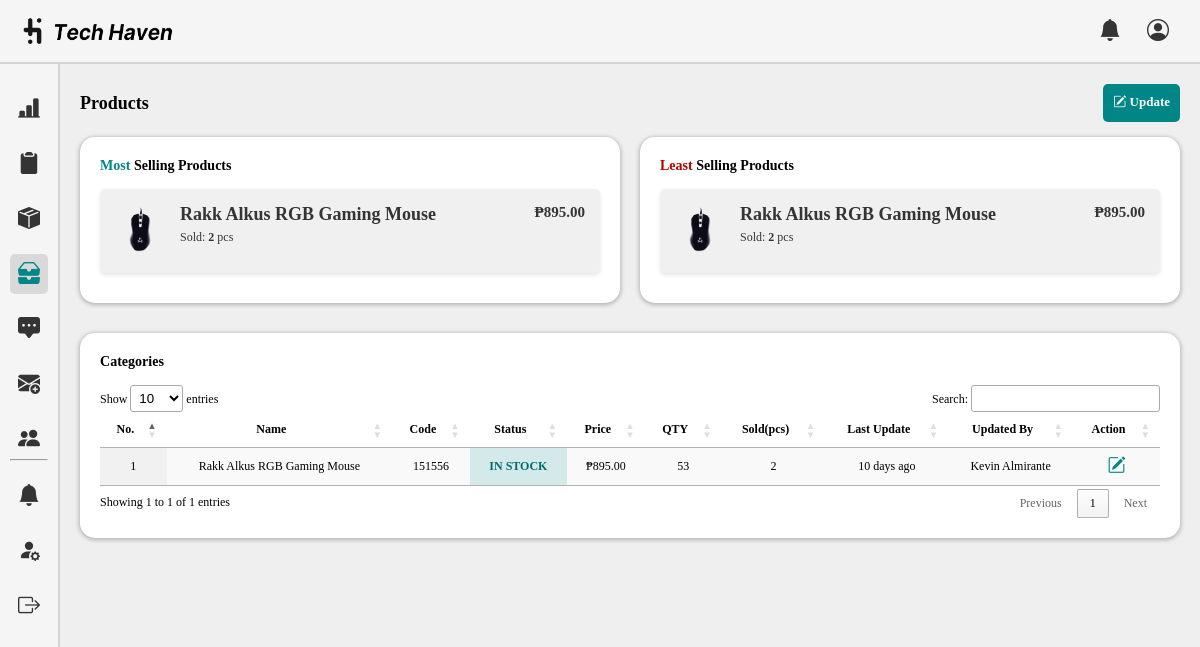
The app's page /admin/inventory.php, older data.
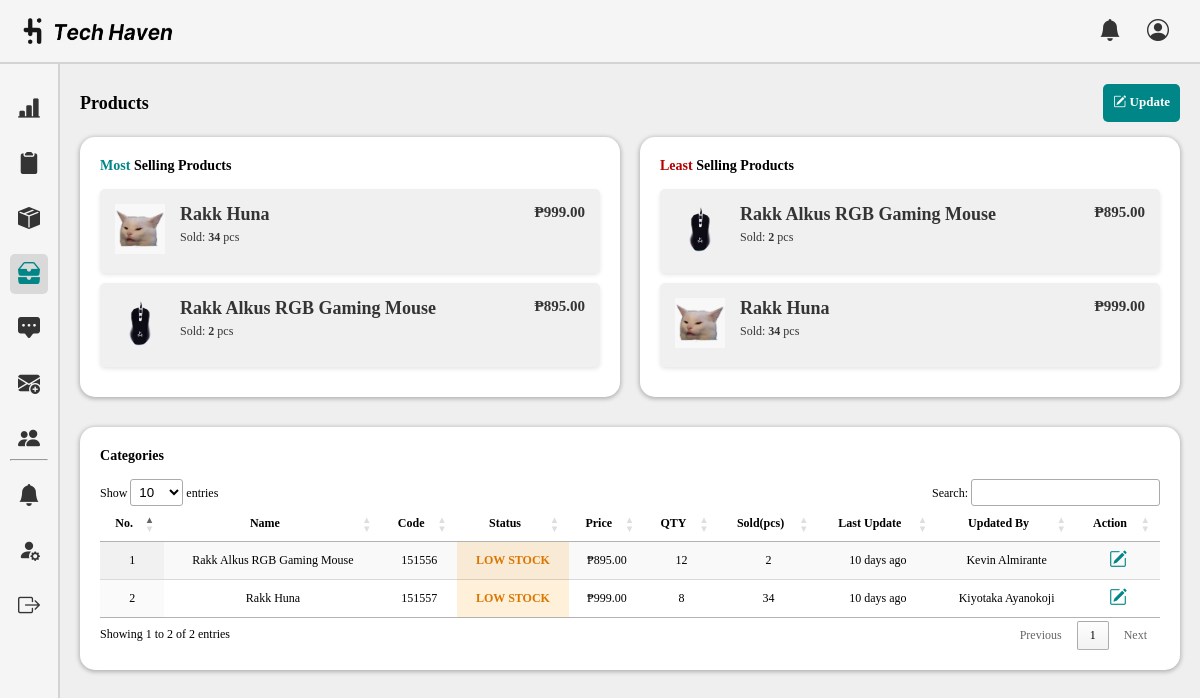
The same page, newer data.
### tables this page shows
CREATE TABLE `prod_inventory` (
  `invID` int(11) NOT NULL,
  `prodID` int(100) NOT NULL,
  `prod_name` varchar(250) NOT NULL,
  `price` int(50) NOT NULL,
  `qty` int(250) NOT NULL,
  `sold` int(100) NOT NULL,
  `last_update` timestamp NOT NULL DEFAULT current_timestamp() ON UPDATE current_timestamp(),
  `updated_by` varchar(250) NOT NULL
);

CREATE TABLE `products` (
  `prodID` int(50) NOT NULL,
  `prod_name` varchar(250) NOT NULL,
  `category` varchar(100) NOT NULL,
  `prod_desc` varchar(250) NOT NULL,
  `prod_price` int(50) NOT NULL,
  `brand` varchar(100) NOT NULL,
  `img` text NOT NULL,
  `date_created` timestamp NOT NULL DEFAULT current_timestamp(),
  `date_updated` timestamp NOT NULL DEFAULT current_timestamp() ON UPDATE current_timestamp()
);

### admin/inventory.php (the view, shortened to what this page needs)
<!DOCTYPE html>
<html lang="en">
<head>
    <link rel="stylesheet" href="css/dashboard.css">
    <link rel="stylesheet" href="../assets/font/inter.css">
    <link rel="stylesheet" href="../node_modules/bootstrap-icons/font/bootstrap-icons.css">
    <link rel="stylesheet" type="text/css" href="https://cdn.datatables.net/1.10.25/css/jquery.dataTables.css">
</head>
<body>
    <header class="nav">
        <div class="nav-left">
            <img src="../assets/img/tech-haven-logo2.png" alt="Tech Haven Logo" id="logo">
        </div>
        <div class="nav-right">
            <i class="bi bi-bell-fill tooltip-trigger" data-tooltip="Notifications"></i>
            <i class="bi bi-person-circle tooltip-trigger" data-tooltip="Profile"></i>
        </div>
    </header>
    <section class="container">
        <div class="sidebar">
            <ul class="sidebar-list">
                <li class="sidebar-list-item">
                    <a href="dashboard.php" class="sidebar-link tooltip-trigger" data-tooltip="Dashboard">
                          <i class="bi bi-bar-chart-line-fill"></i>
                     </a>
                </li>
                <li class="sidebar-list-item">
                     <a href="orders.php" class="sidebar-link tooltip-trigger" data-tooltip="Orders">
                          <i class="bi bi-clipboard2-fill"></i>
                     </a>
                </li>
                <li class="sidebar-list-item">
                     <a href="products.php" class="sidebar-link tooltip-trigger" data-tooltip="Products">
                          <i class="bi bi-box-seam-fill"></i>
                     </a>
                </li>
                <li class="sidebar-list-item">
                     <a href="inventory.php" class="sidebar-link tooltip-trigger  active" data-tooltip="Inventory">
                          <i class="bi bi-inboxes-fill"></i>
                    </a>
                </li>
                <li class="sidebar-list-item">
                     <a href="feedbacks.php" class="sidebar-link tooltip-trigger" data-tooltip="Feedbacks">
                         <i class="bi bi-chat-square-dots-fill"></i>
                     </a>
                </li>
                <li class="sidebar-list-item">
                     <a href="users.php" class="sidebar-link tooltip-trigger" data-tooltip="Advertisements">
                         <i class="bi bi-envelope-plus-fill"></i>
                     </a>
                </li>
                <li class="sidebar-list-item">
                     <a href="users.php" class="sidebar-link tooltip-trigger" data-tooltip="Users">
                         <i class="bi bi-people-fill"></i>
                     </a>
                </li>
                <hr>
                <li class="sidebar-list-item">
                     <a href="users.php" class="sidebar-link tooltip-trigger" data-tooltip="Notifications">
                         <i class="bi bi-bell-fill"></i>
                     </a>
                </li>
                <li class="sidebar-list-item">
                     <a href="users.php" class="sidebar-link tooltip-trigger" data-tooltip="Edit Profile">
                         <i class="bi bi-person-fill-gear"></i>
                     </a>
                </li>
                <li class="sidebar-list-item">
                     <a href="products.php?logout=1" class="sidebar-link tooltip-trigger" data-tooltip="Logout">
                         <i class="bi bi-box-arrow-right"></i>
                     </a>
                </li>
              </ul>
          </div>
     <div class="dashboard-content">
    <div class="heading-container">
        <h1>Products</h1>
            <div class="heading-buttons">
                <a href="#" class="button-link"><i class="bi bi-pencil-square"></i> Update</a>
            </div>
        </div><br>
        <div class="tables-container">
            <div class="table-wrapper">
            <div class = "wrappery">
                <h3><span style="color:#008686;">Most</span> Selling Products</h3><br>
                <?php
                    $servername = "localhost";
                    $username = "root";
                    $password = "";
                    $dbname = "th_db";
                    $conn = new mysqli($servername, $username, $password, $dbname);
                    $sql = "SELECT pi.prod_name, pi.price, pi.sold, p.img
                            FROM prod_inventory pi
                            JOIN products p ON pi.prodID = p.prodID
                            ORDER BY pi.sold DESC
                            LIMIT 5";
                    $result = $conn->query($sql);
                    if ($result->num_rows > 0) {
                        while ($row = $result->fetch_assoc()) {
                            echo '<div class="product-item">
                                    <div class="product-details" style="display:inline-block; width:100%;">
                                        <img src="../assets/img/' . htmlspecialchars($row["img"]) . '" alt="' . htmlspecialchars($row["prod_name"]) . '" style="width:50px; height:50px;float:left;">
                                        <div style="float:left;">
                                            <h2 style="margin-bottom:5px;">' . htmlspecialchars($row["prod_name"]) . '</h2>
                                            <p>Sold: <span style="font-weight:bold;">' . htmlspecialchars($row["sold"]) . '</span> pcs</p>
                                        </div>
                                        <div style="float:right;">
                                        <p style="font-size:15px; font-weight:bold;">₱' . number_format($row["price"], 2). '</p>
                                        </div>
                                    </div>
                                  </div>';
                        }
                    } else {
                        echo '<div>No data available</div>';
                    }
                ?>
            </div>
            </div>
            <div class="table-wrapper">
                <div class = "wrappery">
                <h3><span style="color:#b30000;">Least</span> Selling Products</h3><br>
                <?php
                    $servername = "localhost";
                    $username = "root";
                    $password = "";
                    $dbname = "th_db";
                    $conn = new mysqli($servername, $username, $password, $dbname);
                    $sql = "SELECT pi.prod_name, pi.price, pi.sold, p.img
                            FROM prod_inventory pi
                            JOIN products p ON pi.prodID = p.prodID
                            ORDER BY pi.sold ASC
                            LIMIT 5";
                    $result = $conn->query($sql);
                    if ($result->num_rows > 0) {
                        while ($row = $result->fetch_assoc()) {
                            echo '<div class="product-item">
                                    <div class="product-details" style="display:inline-block; width:100%;">
                                        <img src="../assets/img/' . htmlspecialchars($row["img"]) . '" alt="' . htmlspecialchars($row["prod_name"]) . '" style="width:50px; height:50px;float:left;">
                                        <div style="float:left;">
                                            <h2 style="margin-bottom:5px;">' . htmlspecialchars($row["prod_name"]) . '</h2>
                                            <p>Sold: <span style="font-weight:bold;">' . htmlspecialchars($row["sold"]) . '</span> pcs</p>
                                        </div>
                                        <div style="float:right;">
                                        <p style="font-size:15px; font-weight:bold;">₱' . number_format($row["price"], 2). '</p>
                                        </div>
                                    </div>
                                  </div>';
                        }
                    } else {
                        echo '<div>No data available</div>';
                    }
                ?>
            </div>
        </div>
    </div>
    <br><br>
    <div class = "wrapper-dashboard">
        <h3>Categories</h3><br>
       <table id="example" class="display" style="width:100%">
            <thead>
                <tr>
                    <th>No.</th>
                    <th>Name</th>
                    <th>Code</th>
                    <th>Status</th>
                    <th>Price</th>
                    <th>QTY</th>
                    <th>Sold(pcs)</th>
                    <th>Last Update</th>
                    <th>Updated By</th>
                    <th>Action</th>
                </tr>
            </thead>
            <tbody>
                <?php
                $servername = "localhost";
                $username = "root";
                $password = "";
                $dbname = "th_db";
                $conn = new mysqli($servername, $username, $password, $dbname);
                $sql = "SELECT invID, prod_name, prodID, price, qty, sold, last_update, updated_by
                        FROM prod_inventory";
                $result = $conn->query($sql);
                if ($result->num_rows > 0) {
                    $counter = 1;
                    while ($row = $result->fetch_assoc()) {
                        $stock_status = '';
                        if ($row['qty'] > 0) {
                            if ($row['qty'] >= 20) {
                                $stock_status = 'IN STOCK';
                                $status_class = 'in-stock';
                            } else {
                                $stock_status = 'LOW STOCK';
                                $status_class = 'low-stock';
                            }
                        } else {
                            $stock_status = 'OUT OF STOCK';
                            $status_class = 'out-of-stock';
                        }
                        $date = new DateTime($row["last_update"], new DateTimeZone('Asia/Manila'));
                        $now = new DateTime(null, new DateTimeZone('Asia/Manila'));
                        $interval = $now->diff($date);
                        if ($interval->y > 0) {
                            $timeAgo = $interval->y . ' year' . ($interval->y > 1 ? 's' : '') . ' ago';
                        } elseif ($interval->m > 0) {
                            $timeAgo = $interval->m . ' month' . ($interval->m > 1 ? 's' : '') . ' ago';
                        } elseif ($interval->d > 0) {
                            $timeAgo = $interval->d . ' day' . ($interval->d > 1 ? 's' : '') . ' ago';
                        } elseif ($interval->h > 0) {
                            $timeAgo = $interval->h . ' hour' . ($interval->h > 1 ? 's' : '') . ' ago';
                        } elseif ($interval->i > 0) {
                            $timeAgo = $interval->i . ' minute' . ($interval->i > 1 ? 's' : '') . ' ago';
                        } else {
                            $timeAgo = $interval->s . ' second' . ($interval->s > 1 ? 's' : '') . ' ago';
                        }
                        echo "<tr>";
                        echo "<td>" . $counter . "</td>";
                        echo "<td>" . htmlspecialchars($row["prod_name"]) . "</td>";
                        echo "<td>" . $row["prodID"] . "</td>";
                        echo "<td class='" . $status_class . "'>" . $stock_status . "</td>";
                        echo "<td>₱" . number_format($row["price"], 2) . "</td>";
                        echo "<td>" . $row["qty"] . "</td>";
                        echo "<td>" . $row["sold"] . "</td>";
                        echo "<td>" . $timeAgo . "</td>";
                        echo "<td>" . $row["updated_by"] . "</td>";
                        echo "<td><a href='edit.php?id=" . $row["invID"] . "' class='bi bi-pencil-square' title='Edit' style='color:#008686;font-size:18px;'></a></td>";
                        echo "</tr>";
                        $counter++;
                    }
                } else {
                    echo "<tr><td colspan='10'>No results found</td></tr>";
                }
                ?>
            </tbody>
        </table>
    </div>
    </section>
</body>
</html>

### admin/css/dashboard.css (style rules this page uses)
* { margin: 0; box-sizing: border-box; padding: 0; }
:root { --lightColor: #F5F5F5; --shadedColor: #E7E7E7; --darkModeNav: #292929; --darkBody: #5C5C5C; }
.nav { background: var(--lightColor); display: flex; justify-content: space-between; align-items: center; height: 4rem; font: italic 600 20px/normal 'Inter'; box-shadow: 0px 2px 2px 0px rgba(0, 0, 0, 0.25); border-bottom: 2px solid #D3D3D3; }
.nav img { width: 150px; margin-left: 15%; }
.nav-left, .nav-middle, .nav-right { display: flex; align-items: center; }
.nav-right { display: flex; justify-content: space-between; margin-right: 1.5%; }
.nav-right i { margin: 13px; cursor: pointer; font-size:22px; color:#343434; }
.sidebar { margin-top:0; width: 60px; height: 917px; flex-shrink: 0; background: var(--lightColor); padding:10px; border-right: 2px solid #D3D3D3; }
.nav-right, .sidebar-link { display: flex; justify-content: center; align-items: center; }
.sidebar-link { height: 40px; width: 100%; display: flex; justify-content: center; align-items: center; text-decoration: none; color: #5C5C5C; border-radius: 5px; }
.sidebar-list-item { height: 100%; display: flex; justify-content: center; align-items: center; margin-top: 15px; }
.sidebar-list-item i { font-size:22px; color:#343434; }
.tooltip-trigger { position: relative; }
.sidebar-link.active .bi { color: #008686; }
.sidebar-link.active { background: #D9D9D9; }
.container { display: flex; }
.dashboard-content { padding: 20px; font: 12px/normal 'Inter'; background-color: #EFEFEF; }
.wrapper-dashboard { width: 100%; height: auto; flex-shrink: 0; padding:20px; border-radius: 15px; background: #FFF; box-shadow: 0px 1px 4px 1px rgba(0, 0, 0, 0.25); }
.tables-container { display: flex; gap: 20px; }
.table-wrapper { flex: 1; }
.wrappery { background: #FFF; box-shadow: 0px 1px 4px 1px rgba(0, 0, 0, 0.25); padding:20px; border-radius: 15px; }

### admin/inventory.php (style rules this page uses)
.dashboard-content { width: 100%; padding: 20px; }
#example, #example2 { width: 100% !important; margin: auto; }
#example th, #example td, #example2 th, #example2 td { text-align: center; }
.button-link { width: auto; height: 38px; flex-shrink: 0; display: inline-block; font-size: 13px; text-align: center; text-decoration: none; color:white; padding:10px; margin-left:10px; font-weight:bold; border-radius:5px; background-color: #008686; }
.heading-container { display: flex; align-items: center; justify-content: space-between; }
.product-item { background-color: #f0f0f0; padding: 15px; margin-bottom: 10px; border-radius: 5px; box-shadow: 0 2px 4px rgba(0, 0, 0, 0.1); }
.product-item img { max-width: 100px; max-height: 100px; margin-right: 15px; vertical-align: middle; }
.product-details { display: flex; align-items: center; color:#343434; }
.low-stock { background-color: rgba(255, 156, 7, 0.15); color: #DB7600; }
#example th, #example td { text-align: center; }
#example .low-stock { background-color: rgba(255, 156, 7, 0.15); color: #DB7600; font-weight:600; }
.in-stock { background-color: rgba(0, 151, 151, 0.15); color: #006D6D; }
#example .in-stock { background-color: rgba(0, 151, 151, 0.15); color: #006D6D; font-weight:600; }

Row changes from the older to the newer data that the page shows:
added prod_inventory: prodID.img (picture), prod_name "Rakk Huna", sold "34", price "999.00", prodID "151557", qty "LOW STOCK", qty "8", last_update "10 days ago", updated_by "Kiyotaka Ayanokoji"
changed prod_inventory "Rakk Alkus RGB Gaming Mouse": qty "IN STOCK" → "LOW STOCK"; qty "53" → "12"
Text that changed along with them:
text written by a page script: "Show entries Search: Showing 1 to 1 of 1 entries Previous 1 Next" → "Show entries Search: Showing 1 to 2 of 2 entries Previous 1 Next"
